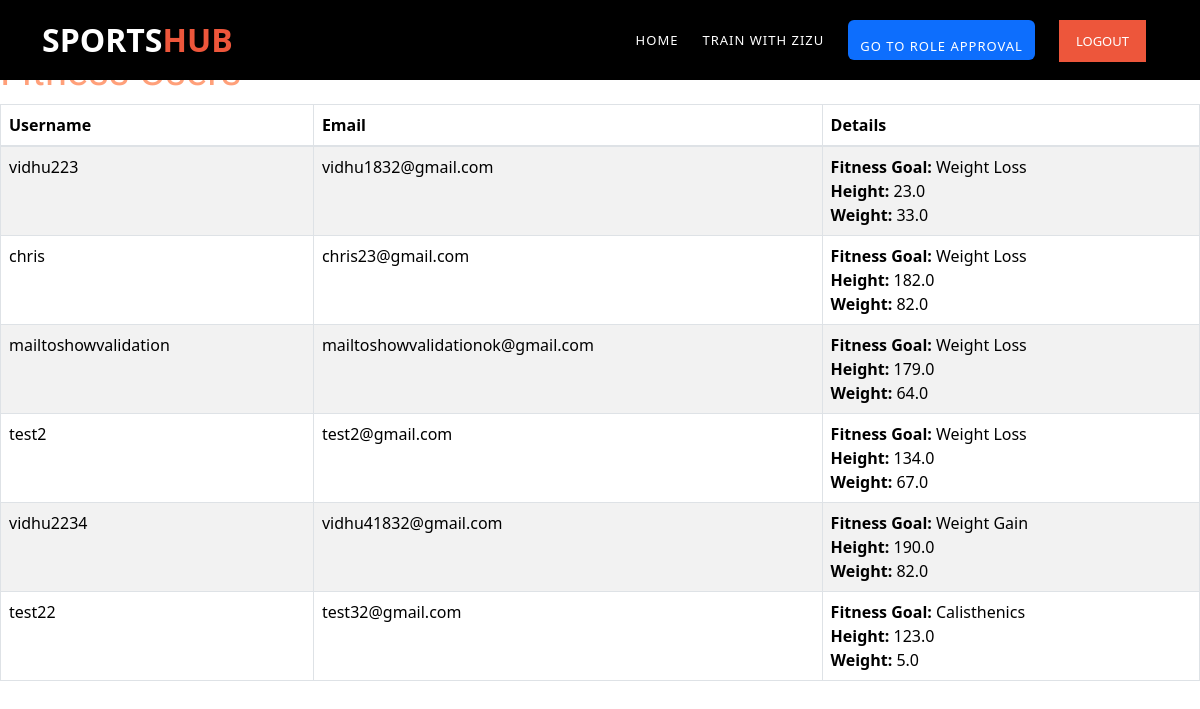
Screenshot of /members/fitness_users/ with the database file from the repository.
### Members/models.py (models this page shows, shortened)
class FitnessUser(models.Model):
    user = models.OneToOneField(CustomUser, on_delete=models.CASCADE)
    fitness_goal = models.CharField(max_length=255)
    height = models.FloatField()
    weight = models.FloatField()
    medical_conditions_text = models.TextField(blank=True, null=True)
    medical_conditions_pdf = models.FileField(upload_to='medical_conditions_pdfs/', blank=True, null=True)

### users/models.py (models this page shows, shortened)
class CustomUser(AbstractBaseUser, PermissionsMixin):
    username = models.CharField(max_length=100, unique=True)
    email = models.EmailField(unique=True)
    first_name = models.CharField(max_length=100)
    last_name = models.CharField(max_length=100)
    role = models.CharField(max_length=20)  # Define roles (e.g., "FitnessUser", "FitnessTrainer", "SportsTrainer")
    description = models.TextField(blank=True, null=True)
    profile_picture = models.FileField(upload_to='profile_pics/', blank=True, null=True)
    address = models.TextField(blank=True, null=True)
    contact_number = models.CharField(max_length=15, blank=True, null=True)
    second_contact_number = models.CharField(max_length=15, blank=True, null=True)# Add the description field
    is_active = models.BooleanField(default=True)
    is_staff = models.BooleanField(default=False)
    objects = CustomUserManager()
    USERNAME_FIELD = 'email'
    REQUIRED_FIELDS = ['username']

### Members/views.py (the view)
# urls.py: path('fitness_users/', views.view_fitness_users, name='view_fitness_users'),
def view_fitness_users(request):
    fitness_users = FitnessUser.objects.all()  # Retrieve all Fitness Users
    context = {'fitness_users': fitness_users}
    return render(request, 'view_fitness_users.html', context)

### Members/templates/view_fitness_users.html
{% extends "sadmin.html" %}
{% block content %}
    <div class="page-container">
        <div class="header-container" style=" color: #FFA07A;">
            <h1>Fitness Users</h1>
        </div>
        <table class="table table-striped table-bordered" style="background-color: #FFFFFF;">
            <thead>
                <tr style="color: #264653;">
                    <th>Username</th>
                    <th>Email</th>
                    <th>Details</th>
                </tr>
            </thead>
            <tbody>
                {% for user in fitness_users %}
                <tr>
                    <td >{{ user.user.username }}</td>
                    <td>{{ user.user.email }}</td>
                    <td >
                        <strong>Fitness Goal:</strong> {{ user.fitness_goal }}<br>
                        <strong>Height:</strong> {{ user.height }}<br>
                        <strong>Weight:</strong> {{ user.weight }}
                    </td>
                </tr>
                {% endfor %}
            </tbody>
        </table>
    </div>
{% endblock %}

### static/assets/css/templatemo-training-studio.css (style rules this page uses)
html, body, div, span, applet, object, iframe, h1, h2, h3, h4, h5, h6, p, blockquote, div pre, a, abbr, acronym, address, big, cite, code, del, dfn, em, font, img, ins, kbd, q, s, samp, small, strike, strong, sub, sup, tt, var, b, u, i, center, dl, dt, dd, ol, ul, li, figure, header, nav, section, article, aside, footer, figcaption { margin: 0; padding: 0; border: 0; outline: 0; }
* { box-sizing: border-box; }
html, body { font-family: 'Poppins', sans-serif; font-weight: 400; background-color: #fff; font-size: 16px; -ms-text-size-adjust: 100%; -webkit-font-smoothing: antialiased; -moz-osx-font-smoothing: grayscale; }
h1, h2, h3, h4, h5, h6 { margin-top: 0px; margin-bottom: 0px; }
html, body { background: #fff; font-family: 'Poppins', sans-serif; }

### static/css/style.css (style rules this page uses)
html { overflow-x: hidden; }
h1, h2, h3, h4, h5, .h1, .h2, .h3, .h4, .h5 { font-family: "Muli", -apple-system, BlinkMacSystemFont, "Segoe UI", Roboto, "Helvetica Neue", Arial, sans-serif, "Apple Color Emoji", "Segoe UI Emoji", "Segoe UI Symbol", "Noto Color Emoji"; color: #000; }

### rows the page displays
FitnessUser: user.username "vidhu223", user.email "vidhu1832@gmail.com", fitness_goal "Weight Loss", height "23.0", weight "33.0"
FitnessUser: user.username "chris", user.email "chris23@gmail.com", fitness_goal "Weight Loss", height "182.0", weight "82.0"
FitnessUser: user.username "mailtoshowvalidation", user.email "mailtoshowvalidationok@gmail.com", fitness_goal "Weight Loss", height "179.0", weight "64.0"
FitnessUser: user.username "test2", user.email "test2@gmail.com", fitness_goal "Weight Loss", height "134.0", weight "67.0"
FitnessUser: user.username "vidhu2234", user.email "vidhu41832@gmail.com", fitness_goal "Weight Gain", height "190.0", weight "82.0"
FitnessUser: user.username "test22", user.email "test32@gmail.com", fitness_goal "Calisthenics", height "123.0", weight "5.0"
